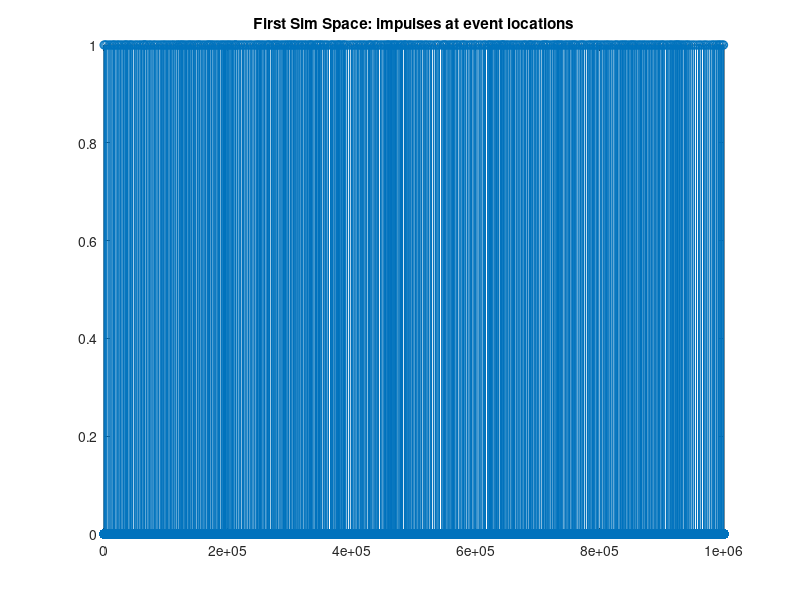
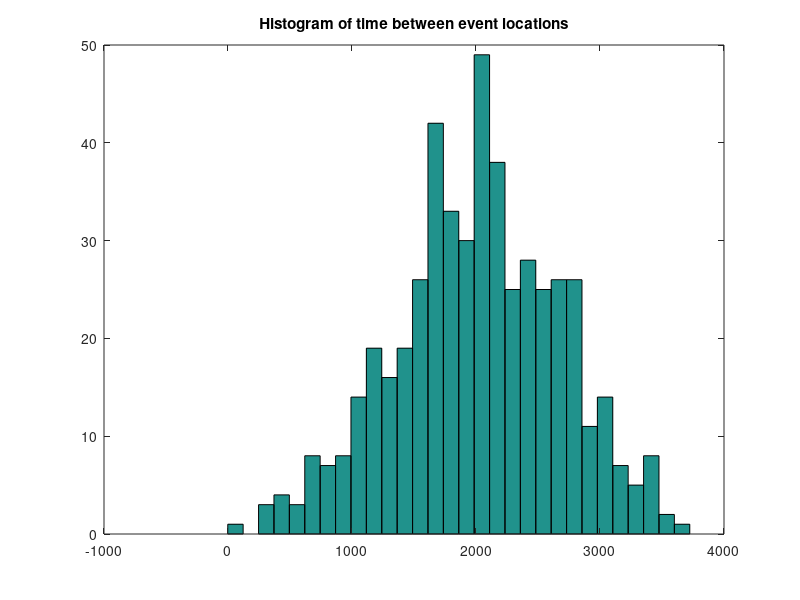

Reproduce these figures in MATLAB, in order. (Note: a time limit stopped this script after it produced the figures.)
%Script to simulate events in proton detector for darklight
clear;
close all;

%first define some constants:
tq = 100e-12; %time quanta in seconds

%event rate information (seconds)
rate_sep_mean = 1/5e6;
rate_sep_sd = rate_sep_mean/3;

%event magnitude information
mag_mean = 1;
mag_sd = 0.4;

%Sampeling information (seconds)
t_sample = 1/150e6;
sample_bits = 10;

%Noise information
noise_det_mag = mag_mean / 1000; %~60dB noise floor

noise_shaper_mag = mag_mean / 1000;

%simulation time (in seconds)
t_simulation = 100000e-9;

%gaussian shaping properties
t_shape = 20e-9;%shaping time in seconds

%plots
gen_all_plots = 0;
gen_sig_gen_plots = 1;
gen_sig_shaping_plots = 1;
gen_dig_plots = 1;
gen_hit_find_plots = 1;

%% First: generate simulation space
num_tq = ceil(t_simulation/tq);
if num_tq < 100
    error('sig_sim:time_scale_err', 'Check time scale')
end
%pre-allocate all simulation spaces (if additional simulation spaces are
%added, pre-allocate them here.
num_simulation_steps = 4;
sim_space = zeros(num_simulation_steps, num_tq);

tq_sample = ceil(t_sample / tq);
if tq_sample < 10
    error('sig_sim:sample_rate','Sample rate too high for time scale')
end
num_samples = ceil(num_tq / tq_sample);
num_digital_steps = 6;
dig_space = zeros(num_digital_steps, num_samples);

%% Step 1: generate event time locations
%We do this by saying that time quanta 0 is an event and then
%generating a gaussian amount of time with an average of
%rate_sep_mean and a standard deviation of rate_sep_sd.
rate_sep_mean_q = rate_sep_mean / tq;
rate_sep_sd_q = rate_sep_sd / tq;

if rate_sep_mean_q < 100
    error('sig_sim:rate_sep_err', 'Rate separation too small')
end

%this is ugly... is there a more creative way to do this?
index = 1;
event_space_tracker = [];
event_space = 0;
while index < num_tq
    sim_space(1,index) = 1;
    event_space = floor(normrnd(rate_sep_mean_q, rate_sep_sd_q));
    event_space_tracker = horzcat(event_space_tracker, event_space);
    index = index + event_space;
end

if (gen_all_plots == 1) || (gen_sig_gen_plots == 1)
    figure();
    plot(sim_space(1,:),'-o')
    hold on;
    title('First Sim Space: impulses at event locations');
    figure();
    hist(event_space_tracker,30);
    hold on;
    title('Histogram of time between event locations');
end

%% Step 2: generate event time magnitudes
sim_space(2,:) = abs(normrnd(mag_mean, mag_sd, [1, num_tq])) .* sim_space(1,:);

if (gen_all_plots == 1) || (gen_sig_gen_plots == 1)
    figure();
    plot(sim_space(2,:),'-o')
    hold on;
    title('Second Sim Space: impulses at event locations w gaussian magnitude');
end

%% Step 3: generate noise events
sim_space(3,:) = sim_space(2,:)+normrnd(0, noise_det_mag, [1, num_tq]);
if (gen_all_plots == 1) || (gen_sig_gen_plots == 1)
    figure();
    plot(sim_space(3,:),'-o')
    hold on;
    title('Third Sim Space: noise before shaper');
end
%%%TODO: investigate if this is the distro of noise we'd actually see.  May
%%%not make a difference in principle, but worth looking into. (pink noise)
%% Step 4: generate shaping
%first pass at shaping alg.

%reminder of gaussian : g(x) = (1/(sd*sqrt(2*pi)))*exp((-1/2)*((x-mean)/sd)^2)
%we say that the shaping time is equal to 6 sigma.  So:
shape_sd = t_shape / tq / 6;
%we put the mean 3 sigma in to give a 3 sigma leadup and a 6 sigma tail
shape_mean = shape_sd*3;
%now we generate the shape coeff
shape_coeff = (1/(shape_sd*sqrt(2*pi)))*exp((-1/2)*(((1:9*shape_sd)-shape_mean)/shape_sd).^2);
%now we normalize the shape_coeff
shape_coeff = shape_coeff / (1/(shape_sd*sqrt(2*pi)));

if (gen_all_plots == 1) || (gen_sig_gen_plots == 1)
    figure();
    plot(shape_coeff);
    hold on;
    title('Signal Shape');
end

for index = (1:length(shape_coeff))
    if index == 1
        sim_space(4,:) = sim_space(3,:)*shape_coeff(1);
    else
        sim_space(4,:) = sim_space(4,:) + horzcat(zeros(1,index-1),sim_space(3,(1:num_tq-(index-1))))*shape_coeff(index);
    end
end

if (gen_all_plots == 1) || (gen_sig_shaping_plots == 1)
    figure();
    plot(sim_space(4,:),'o-')
    hold on;
    title('Fourth Sim Space: shaped events')
end

%% Step 5: add electronic noise to output
sim_space(5,:) = sim_space(4,:)+normrnd(0, noise_shaper_mag, [1, num_tq]);
if (gen_all_plots == 1) || (gen_sig_shaping_plots == 1)
    figure();
    plot(sim_space(5,:),'-o')
    hold on;
    title('Fifth Sim Space: noise after shaper');
end

%%%TODO: investigate if this is the distro of noise we'd actually see.  May
%%%not make a difference in principle, but worth looking into. (pink noise)
%% Step 4: generate sampling times

dig_space(2,:) = sim_space(5,(1:tq_sample:num_tq));
dig_space(1,:) = (1:tq_sample:num_tq);
if (gen_all_plots == 1) || (gen_dig_plots == 1)
    figure();
    plot(dig_space(2,:),'-o')
    hold on;
    title('Dig Space 2: Sampled Signal');
    figure();
    plot(sim_space(5,:),'-o')
    hold on;
    plot(dig_space(1,:),dig_space(2,:), 'r*', 'MarkerSize', 10)
    title('Samples overlayed on shaped signal');
end

%% Step 5: quantize digital samples
%max value calculation
max_val = 2^sample_bits-1;
max_analog_val = mag_sd*5;
offset_val = mag_sd*0.8;

%insert clipping function here.
dig_space(3,:) = dig_space(2,:); %placeholder for clipped values

%perform quantization, using floor
dig_space(4,:) = floor((dig_space(3,:)+offset_val)/max_analog_val*max_val);

%quantization error:
dig_space(5,:) = (dig_space(4,:)-dig_space(2,:)/max_analog_val*max_val);

if (gen_all_plots == 1) || (gen_dig_plots == 1)
    figure();
    plot(dig_space(4,:), '-o');
    hold on;
    title('Dig space 4: Quantized sampled data');
    
    figure();
    plot(dig_space(2,:), '-o');
    hold on;
    plot(dig_space(4,:)/max_val*max_analog_val,'-r*', 'MarkerSize', 7);
    title('Quantized sampled data, normalized by max value, on the non quantized data');
    
    figure();
    plot(dig_space(5,:), '-o');
    hold on;
    title('Dig space 5: Quantization error in LSBs');
end

%% Step 6: non-linear cliping operation
dig_space(6,:) = dig_space(4,:);
for index = (1:num_samples)
    if dig_space(6,index) > max_val
        dig_space(6,index) = max_val;
    else if dig_space(6,index) < 0
            dig_space(6,index) = 0;
        end
    end
end

if (gen_all_plots == 1) || (gen_dig_plots == 1)
    figure();
    plot(dig_space(6,:), '-og');
    hold on;
    title('Dig space 6: clipped samples, approximation of what we would see from an ADC');
    
    figure();
    plot(dig_space(4,:), '-ob');
    hold on;
    plot(dig_space(6,:), '-*g', 'MarkerSize', 10);
    title('Dig space 4 and 6 (before and after non-linear clipping)');
end

%% Step 7: Pedestal Subtraction
dig_space(7,:) = dig_space(6,:) - offset_val/max_analog_val*max_val;

if (gen_all_plots == 1) || (gen_hit_find_plots == 1)
    figure();
    plot(dig_space(7,:), '-og');
    hold on;
    title('Dig space 7: Pedestal Subtraction');
end

%% Step 8: hit-finding
%Set threshold based on the DC offset and the noise floor:
threshold = ((noise_det_mag+noise_shaper_mag)*6)/max_analog_val*max_val+10;
%threshold is the offset value, plus 6 sigma of the noise plus 10 counts.

%number of samples on the edge of a hit to grab:
edge_grab = 2;

if (gen_all_plots == 1) || (gen_hit_find_plots == 1)
    figure();
    plot(dig_space(7,:), '-o');
    hold on;
    line([1,num_samples],[threshold,threshold]);
    title('Samples with threshold drawn');
end

%Now we find hits
index = 1;  %index holds where in the sample space we are
hit_id = 1; %hit_id holds the ID of the hit to be written out
%hit_index = 1; %hit_index holds the index inside the hit of the sample
%end_index = 1; %makes coding a bit easier at the end, can probably be
%simplified away...
%the hit locker is not pre-allocated.  this is inefficient.  Cannot be
%pre-allocated because we do not pre-determine the size of the hit locker
%each hit locker array has a format like this:
%index 1 = index of first sample in the locker (hit location)
%all subsequent values are the values in the locker

while index <= num_samples
    %entering the loop we assume that we are not in the middle of a hit
    if dig_space(7,index) >= threshold;
        %if this is true, then we have just come to the first above
        %threshold sample of a hit.
        if index <= edge_grab %make sure we don't try to access samples which don't exist
            hit_locker{hit_id}(1) = 1;%assign 1 to the hit location
            hit_index = 2;
            while (hit_index-1 <= index-1)
                hit_locker{hit_id}(hit_index) = dig_space(7,hit_index-1);
                hit_index = hit_index + 1;
            end
        else
            hit_locker{hit_id}(1) = index-edge_grab;
            hit_index = 2;
            while (hit_index-1 <= edge_grab)
                hit_locker{hit_id}(hit_index) = dig_space(7,index-edge_grab+hit_index-2);    %hit_index-2 is zero for the first iteration
                hit_index = hit_index + 1;
            end
        end
        %ok, now we have gathered all of the previous hits, time to start
        %gathering the normal hits
        while (dig_space(7,index) >= threshold)
            hit_locker{hit_id}(hit_index) = dig_space(7,index);
            hit_index = hit_index + 1;
            index = index + 1;
        end
        
        %Now we have gathered all of the pulses above threshold, time for
        %the end grab at the other end
        end_index = 1;
        
        if (index + edge_grab) > num_samples
            while index + end_index <= num_samples
                hit_locker{hit_id}(hit_index) = dig_space(7,index+end_index-1);
                end_index = end_index + 1;
                hit_index = hit_index + 1;
            end
        else
            while end_index <= edge_grab
                hit_locker{hit_id}(hit_index) = dig_space(7,index+end_index-1);
                end_index = end_index + 1;
                hit_index = hit_index + 1;
            end
        end
        %note that the end grab doesn't touch the index.  We should be
        %ending on an index where we are below threshold, so theoretically
        %if there is another hit that starts during the edge grab this will
        %be picked up as a different event.
        hit_id = hit_id + 1;
    else
        index = index + 1;
    end
end

num_hits = length(hit_locker);
%now plot all of the hits...
%first generate some xy pairs
x_hit=[];
y_hit=[];
for index = (1:num_hits)
    for sub_index = (2:length(hit_locker{index}))
        y_hit = horzcat(y_hit,hit_locker{index}(sub_index));
        x_hit = horzcat(x_hit,hit_locker{index}(1)+sub_index-2);
    end
end

if (gen_all_plots == 1) || (gen_hit_find_plots == 1)
    figure();
    plot(x_hit, y_hit, '-xr');
    hold on;
    line([1,num_samples],[threshold,threshold]);
    title('Hits only with threshold line');
    figure();
    plot(dig_space(7,:), '-o');
    hold on;
    plot(x_hit, y_hit, 'xr','MarkerSize',15);
    line([1,num_samples],[threshold,threshold]);
    title('Hits only with threshold line');
end

%% Step 9: Hit re-construction
for index = (1:num_hits)
    [temp_curve, temp_gof] = fit((1:length(hit_locker{1,index})-1)',hit_locker{1,index}(2:length(hit_locker{1,index}))','gauss1');
    hit_locker{2,index} = temp_curve;
    hit_locker{3,index} = temp_gof.rsquare;
    %figure();
    %plot(hit_locker{2,index},(1:length(hit_locker{1,index})-1),hit_locker{1,index}(2:length(hit_locker{1,index})));
    %waitforbuttonpress;
end
r_squareds = [hit_locker{3,:}];
fprintf('Average R^2 = %d Average sigma = %d \n',mean(r_squareds),std(r_squareds));

%% Step 10: Hit re-construction 2
y_hit2 = zeros(num_hits);
x_hit2 = zeros(num_hits);
for index = (1:num_hits)
    y_hit2(index) = hit_locker{2,index}.a1*max_analog_val/max_val;
    x_hit2(index) = (hit_locker{2,index}.b1+hit_locker{1,index}(1))*tq_sample-shape_mean;
end
if (gen_all_plots == 1) || (gen_hit_find_plots == 1)
    figure();
    plot(x_hit2,y_hit2, '*r');
    hold on;
    title('Hit Locations')
    figure();
    plot(x_hit2,y_hit2, '*r','MarkerSize', 10);
    hold on;
    plot(sim_space(2,:), '-o');
    title('Hit Locations overlayed on Orig. Hits');
    figure();
    plot(x_hit2,y_hit2, '*r','MarkerSize', 10);
    hold on;
    plot(sim_space(4,:), '-o');
    title('Hit Locations overlayed on Orig. Shaped Hits');
end
